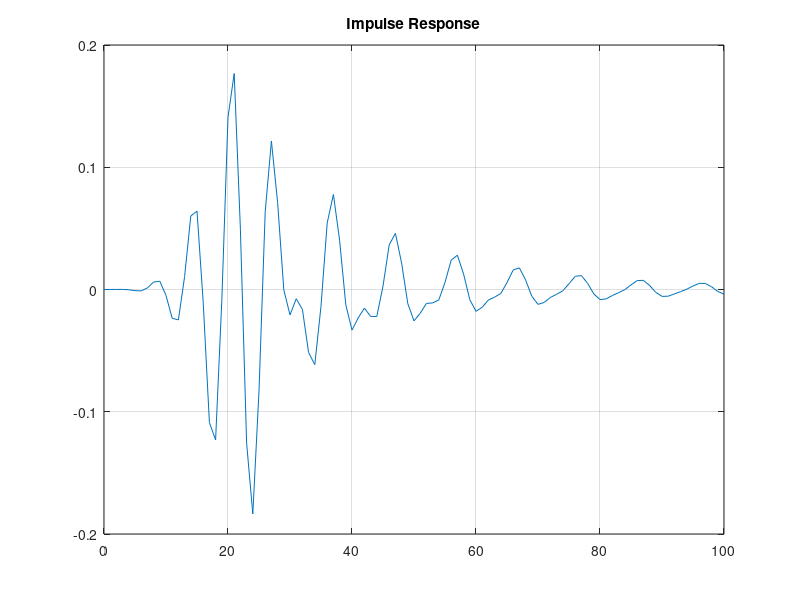
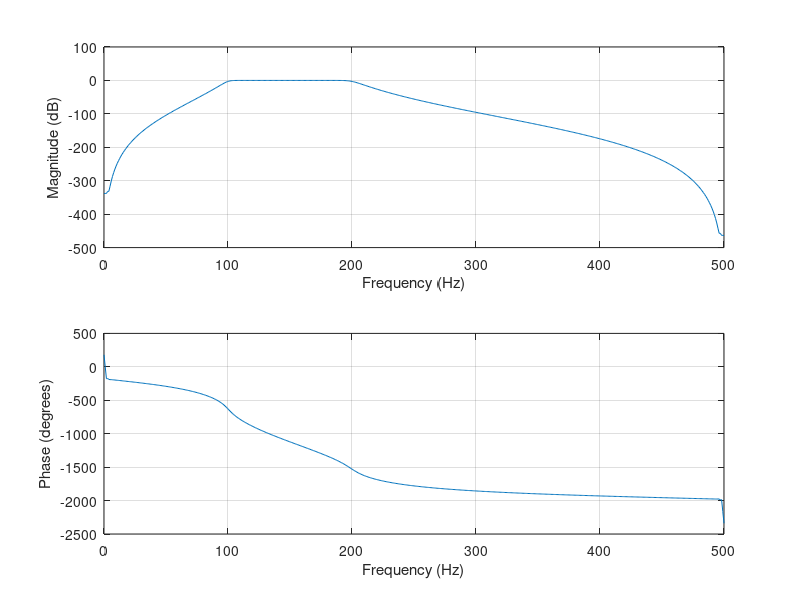

The MATLAB source for these figures, in order:
Fs = 1000;
n =10
wn = [100 200]/500
[b,a] = butter(n,wn);
figure(1);
[y,t]=impz(b,a,101);
plot(t,y);
title('Impulse Response');
grid on;

figure(2);
freqz(b,a,512,Fs);
